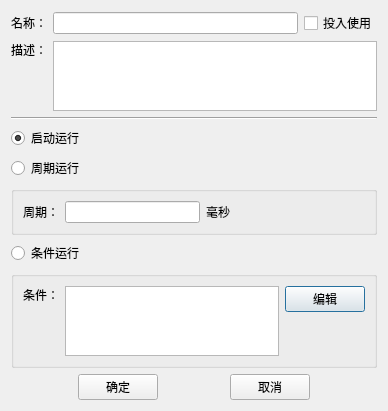
<?xml version="1.0" encoding="UTF-8"?>
<ui version="4.0">
 <class>ScriptConditionConfigForm</class>
 <widget class="QDialog" name="ScriptConditionConfigForm">
  <property name="geometry">
   <rect>
    <x>0</x>
    <y>0</y>
    <width>388</width>
    <height>359</height>
   </rect>
  </property>
  <property name="windowTitle">
   <string>Form</string>
  </property>
  <layout class="QVBoxLayout" name="verticalLayout_3">
   <item>
    <layout class="QHBoxLayout" name="horizontalLayout_2">
     <item>
      <widget class="QLabel" name="label">
       <property name="text">
        <string>名称：</string>
       </property>
      </widget>
     </item>
     <item>
      <widget class="QLineEdit" name="editScriptName"/>
     </item>
     <item>
      <widget class="QCheckBox" name="checkBoxIsInUse">
       <property name="text">
        <string>投入使用</string>
       </property>
      </widget>
     </item>
    </layout>
   </item>
   <item>
    <layout class="QHBoxLayout" name="horizontalLayout_4">
     <item>
      <widget class="QLabel" name="label_2">
       <property name="text">
        <string>描述：</string>
       </property>
       <property name="alignment">
        <set>Qt::AlignLeading|Qt::AlignLeft|Qt::AlignTop</set>
       </property>
      </widget>
     </item>
     <item>
      <widget class="QTextEdit" name="textEditDescription"/>
     </item>
    </layout>
   </item>
   <item>
    <widget class="Line" name="line">
     <property name="orientation">
      <enum>Qt::Horizontal</enum>
     </property>
    </widget>
   </item>
   <item>
    <widget class="QRadioButton" name="rbtnOnStart">
     <property name="text">
      <string>启动运行</string>
     </property>
     <property name="checked">
      <bool>true</bool>
     </property>
    </widget>
   </item>
   <item>
    <layout class="QVBoxLayout" name="verticalLayout">
     <item>
      <widget class="QRadioButton" name="rbtnOnPeriod">
       <property name="text">
        <string>周期运行</string>
       </property>
      </widget>
     </item>
     <item>
      <widget class="QGroupBox" name="groupBox_2">
       <property name="title">
        <string/>
       </property>
       <layout class="QHBoxLayout" name="horizontalLayout">
        <item>
         <widget class="QLabel" name="label_3">
          <property name="text">
           <string>周期：</string>
          </property>
         </widget>
        </item>
        <item>
         <widget class="QLineEdit" name="editPeriod"/>
        </item>
        <item>
         <widget class="QLabel" name="label_4">
          <property name="text">
           <string>毫秒</string>
          </property>
         </widget>
        </item>
        <item>
         <spacer name="horizontalSpacer">
          <property name="orientation">
           <enum>Qt::Horizontal</enum>
          </property>
          <property name="sizeHint" stdset="0">
           <size>
            <width>40</width>
            <height>20</height>
           </size>
          </property>
         </spacer>
        </item>
       </layout>
      </widget>
     </item>
    </layout>
   </item>
   <item>
    <layout class="QVBoxLayout" name="verticalLayout_2">
     <item>
      <widget class="QRadioButton" name="rbtnOnCondition">
       <property name="text">
        <string>条件运行</string>
       </property>
      </widget>
     </item>
     <item>
      <widget class="QGroupBox" name="groupBox_3">
       <property name="title">
        <string/>
       </property>
       <layout class="QGridLayout" name="gridLayout">
        <item row="0" column="0">
         <widget class="QLabel" name="label_5">
          <property name="text">
           <string>条件：</string>
          </property>
          <property name="alignment">
           <set>Qt::AlignLeading|Qt::AlignLeft|Qt::AlignTop</set>
          </property>
         </widget>
        </item>
        <item row="0" column="1" rowspan="2">
         <widget class="QTextEdit" name="textEditCondition"/>
        </item>
        <item row="0" column="2">
         <widget class="QPushButton" name="btnEdit">
          <property name="text">
           <string>编辑</string>
          </property>
         </widget>
        </item>
       </layout>
      </widget>
     </item>
    </layout>
   </item>
   <item>
    <layout class="QHBoxLayout" name="horizontalLayout_3">
     <item>
      <spacer name="horizontalSpacer_2">
       <property name="orientation">
        <enum>Qt::Horizontal</enum>
       </property>
       <property name="sizeHint" stdset="0">
        <size>
         <width>40</width>
         <height>20</height>
        </size>
       </property>
      </spacer>
     </item>
     <item>
      <widget class="QPushButton" name="btnOk">
       <property name="text">
        <string>确定</string>
       </property>
      </widget>
     </item>
     <item>
      <spacer name="horizontalSpacer_3">
       <property name="orientation">
        <enum>Qt::Horizontal</enum>
       </property>
       <property name="sizeHint" stdset="0">
        <size>
         <width>40</width>
         <height>20</height>
        </size>
       </property>
      </spacer>
     </item>
     <item>
      <widget class="QPushButton" name="btnCancel">
       <property name="text">
        <string>取消</string>
       </property>
      </widget>
     </item>
     <item>
      <spacer name="horizontalSpacer_4">
       <property name="orientation">
        <enum>Qt::Horizontal</enum>
       </property>
       <property name="sizeHint" stdset="0">
        <size>
         <width>40</width>
         <height>20</height>
        </size>
       </property>
      </spacer>
     </item>
    </layout>
   </item>
  </layout>
 </widget>
 <resources/>
 <connections/>
</ui>
